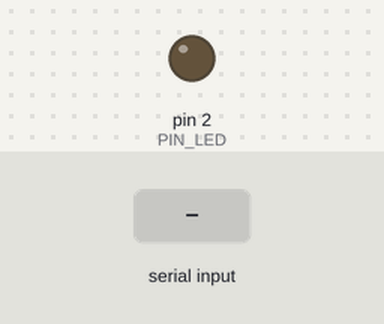
Simulated run of this sketch. Board: Arduino Uno, built with avr-gcc and run on an emulated ATmega328P. Shown: output pins drawn as LEDs (lit = HIGH). The test bench sets the inputs (shaded band). What the sketch prints to the serial monitor is not drawn.

Above: at 1.2 s.
1.3 s: "LIGHT_ON\n" received over Serial
At 2.2 s:
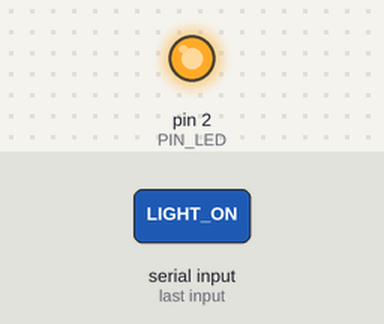
2.8 s: "LIGHT_OFF\n" received over Serial
At 3.1 s:
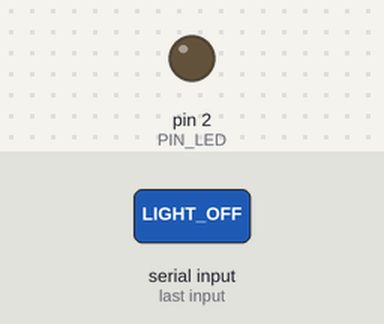
Timing chart, 0 to 5.8 s (numbered marks = the images above; inputs shaded):
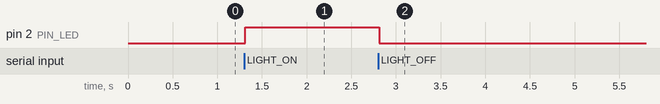

The sketch:

IOT_Home-page.ino
```cpp
#include <DHT.h>
#include <DHT_U.h>


#define PIN_DHT 3
#define PIN_LED 2
DHT dht(PIN_DHT, DHT11);
String commande;
bool status = false;
void setup() {
  // put your setup code here, to run once:
  pinMode(PIN_LED, OUTPUT);
  dht.begin();
  Serial.begin(9600);
  commande="";
}

void loop() {
  // put your main code here, to run repeatedly:
  if(Serial.available()){
    commande = Serial.readStringUntil('\n');
    commande.trim();
  }
  manageQuery(commande);
}

void manageQuery(String data){
  if(data == "LIGHT_ON"){
    digitalWrite(PIN_LED,HIGH);
      status = true;
      Serial.println("OK");
  }
  else if(data == "LIGHT_OFF"){
    digitalWrite(PIN_LED,LOW);
      status = false;
      Serial.println("OK");
  }
  else if (data == "GET_TEMPERATURE")
    Serial.print(dht.readTemperature());
  else
    Serial.println("UNKOWN COMMAND");

}
```

Measured:
- after the input at 1.3 s, pin 2 (PIN_LED): LOW → HIGH at once
- after the input at 2.8 s, pin 2 (PIN_LED): HIGH → LOW at once
